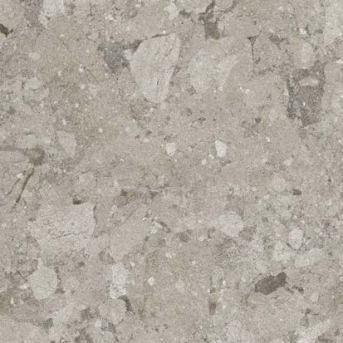
#> input picture webapp/blender/client_src/sassiepietre_grigio.jpg, 343 x 343 px
$ python gen_client_textures.py
#> lines starting #> are read from the running program, lines starting #| are printed output that depends on the picture
"""gen_client_textures.py — Coffee Berry finish textures from the client's own references
(clientsDocs/7. Photo references + CB Leo ΥΛΙΚΑ schedule). Writes public/textures/<name>/{color,normal,rough}.jpg + meta.json
at true tile size, with rectified grout joints.  python3 blender/gen_client_textures.py"""
import json, os
from PIL import Image, ImageDraw, ImageEnhance, ImageFilter, ImageOps

HERE = os.path.dirname(os.path.abspath(__file__))
SRC = os.path.join(HERE, "client_src")
OUT = os.path.join(HERE, "..", "public", "textures")
N = 1024


def crop(img, box_frac):
    w, h = img.size
    x0, y0, x1, y1 = box_frac
    return img.crop((int(x0 * w), int(y0 * h), int(x1 * w), int(y1 * h)))


def tiled(src, field_m, tile_wh_m, grout="#8d8a84", grout_px=2, jitter=True):
    """Fill a square field_m×field_m texture with tiles of size tile_wh_m, each a different crop of src."""
#> called with field_m = 1.81, tile_wh_m = (0.906, 0.906), grout = '#77746e', grout_px = 2, jitter = True
    img = Image.open(src).convert("RGB")
#> img is the input picture: PIL image 343x343 RGB; mean R, G, B 175.9, 168.1, 158.5
    out = Image.new("RGB", (N, N))
#> out: PIL image 1024x1024 RGB; every value is 0
    px = N / field_m
    tw, th = tile_wh_m
    nx, ny = round(field_m / tw), round(field_m / th)
    k = 0
    for j in range(ny):
        for i in range(nx):
            fw, fh = min(1.0, tw / max(tw, th)), min(1.0, th / max(tw, th))
            ox, oy = ((k * 0.37) % (1 - fw * 0.6)) * 0.5, ((k * 0.61) % (1 - fh * 0.6)) * 0.5
            c = crop(img, (ox, oy, min(1, ox + fw * 0.6 + 0.4), min(1, oy + fh * 0.6 + 0.4)))
            if jitter and k % 2:
                c = ImageOps.mirror(c)
            c = c.resize((int(round(tw * px)), int(round(th * px))), Image.LANCZOS)
            c = ImageEnhance.Brightness(c).enhance(1.0 + ((k * 7) % 5 - 2) * 0.012)
            out.paste(c, (int(round(i * tw * px)), int(round(j * th * px))))
            k += 1
#> this loop made 2 passes
#> after the loop, k = 4
    d = ImageDraw.Draw(out)
    for i in range(nx + 1):
        x = int(round(i * tw * px)) % N
        d.rectangle([x - grout_px // 2, 0, x + grout_px - grout_px // 2 - 1, N], fill=grout)
    for j in range(ny + 1):
        y = int(round(j * th * px)) % N
        d.rectangle([0, y - grout_px // 2, N, y + grout_px - grout_px // 2 - 1], fill=grout)
    return out


def single(src, box=(0, 0, 1, 1)):
    return crop(Image.open(src).convert("RGB"), box).resize((N, N), Image.LANCZOS)


def write(name, color, size_m, rough_base=0.75, rough_var=0.25, bump=1.5, src_id=""):
#> called with name = 'cb_sassiepietre', size_m = 1.81, rough_base = 0.7, rough_var = 0.2, bump = 1.5
    d = os.path.join(OUT, name)
    os.makedirs(d, exist_ok=True)
    color.save(os.path.join(d, "color.jpg"), quality=90)
    g = ImageOps.grayscale(color)
    lo, hi = g.getextrema()
#> lo = 64; hi = 241
    r = g.point(lambda v: int(255 * min(1, max(0, rough_base + rough_var * ((v - lo) / max(1, hi - lo) - 0.5)))))
    r.save(os.path.join(d, "rough.jpg"), quality=90)
    # normal from luminance gradient (subtle stone relief, sunk grout)
    h = g.filter(ImageFilter.GaussianBlur(1.2))
    W, H = h.size
#> W = 1024; H = 1024
    p = h.load()
    nimg = Image.new("RGB", (W, H))
    q = nimg.load()
    for y in range(H):
        for x in range(W):
            dx = (p[(x + 1) % W, y] - p[(x - 1) % W, y]) / 255 * bump
            dy = (p[x, (y + 1) % H] - p[x, (y - 1) % H]) / 255 * bump
            nx_, ny_, nz = -dx, dy, 1.0
            l = (nx_ * nx_ + ny_ * ny_ + nz * nz) ** 0.5
            q[x, y] = (int((nx_ / l * 0.5 + 0.5) * 255), int((ny_ / l * 0.5 + 0.5) * 255), int((nz / l * 0.5 + 0.5) * 255))
    nimg.save(os.path.join(d, "normal.jpg"), quality=90)
    json.dump({"id": src_id, "license": "client reference", "size_m": [size_m, size_m]}, open(os.path.join(d, "meta.json"), "w"))
    print("wrote", name)


# Bar: COEM Sassiepietre Grigio 90.6×90.6 rectified
write("cb_sassiepietre", tiled(os.path.join(SRC, "sassiepietre_grigio.jpg"), 1.812, (0.906, 0.906), grout="#77746e"), 1.812, 0.7, 0.2, src_id="client:COEM Sassiepietre Grigio 90.6x90.6")
# Main floor + WC floor/walls: Soulant gris mat 60×120
write("cb_soulant", tiled(os.path.join(SRC, "soulant_gris.jpg"), 2.4, (0.6, 1.2), grout="#6f716e"), 2.4, 0.72, 0.15, bump=1.0, src_id="client:Soulant gris mat 60x120")
#> call 2 of tiled, with field_m = 2.4, tile_wh_m = (0.6, 1.2), grout = '#6f716e', grout_px = 2, jitter = True
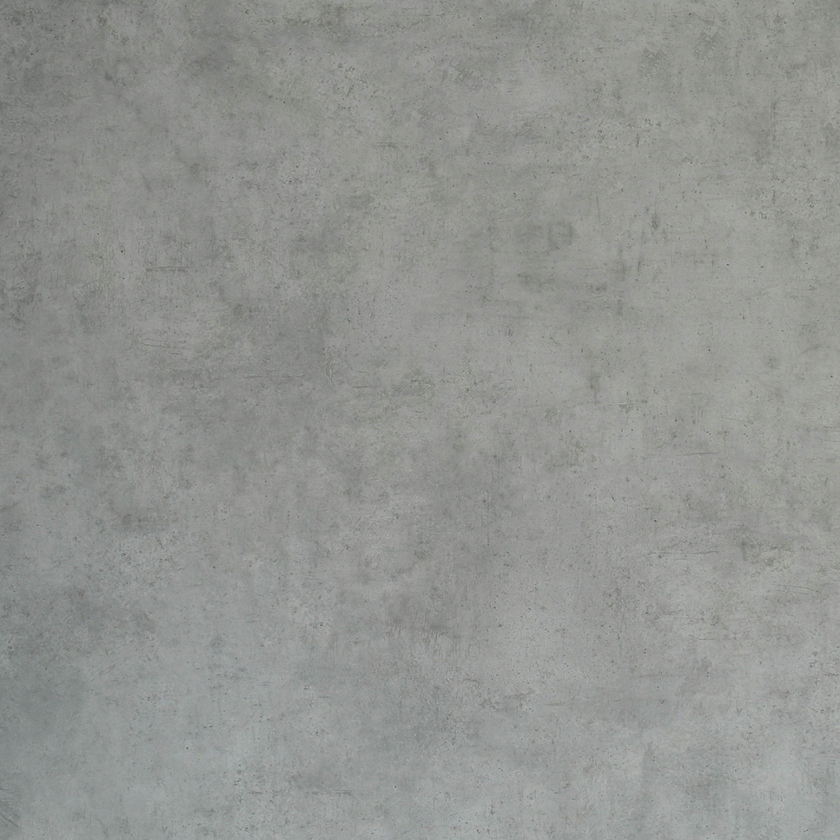
#> input picture webapp/blender/client_src/soulant_gris.jpg, 1680 x 1680 px (shown at 1/2 size)
#> in tiled, img is the input picture: PIL image 1680x1680 RGB; mean R, G, B 146.4, 148.1, 145
#> the loop in tiled (call 2), `for j in range(ny):` made 2 passes
#> after the loop in tiled (call 2), `for j in range(ny):`: k = 8
# Prep room (Lab): Ariman grey mat R10 30×60 — darker, finer
ar = ImageEnhance.Brightness(Image.open(os.path.join(SRC, "soulant_gris.jpg")).convert("RGB")).enhance(0.82)
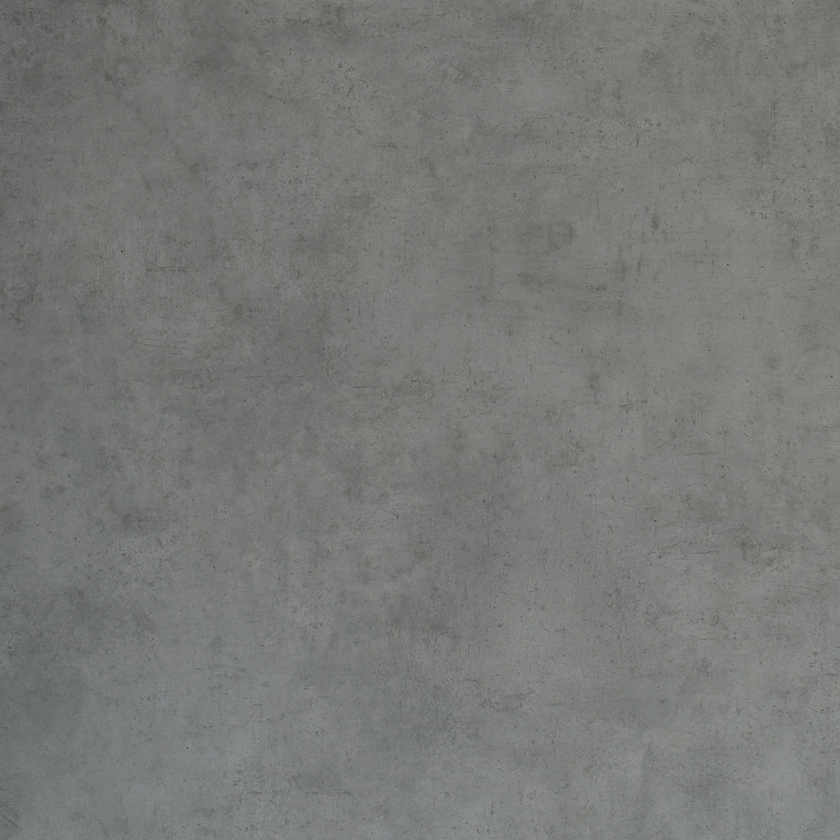
#> ar: PIL image 1680x1680 RGB (shown at 1/2 size); mean R, G, B 119.5, 121, 118.4
ar.save(os.path.join(SRC, "_ariman_tmp.jpg"))
write("cb_ariman", tiled(os.path.join(SRC, "_ariman_tmp.jpg"), 1.2, (0.3, 0.6), grout="#5d5e5b"), 1.2, 0.85, 0.1, bump=1.0, src_id="client:Ariman grey mat R10 30x60")
#> call 3 of tiled, with field_m = 1.2, tile_wh_m = (0.3, 0.6), grout = '#5d5e5b', grout_px = 2, jitter = True
#> the loop in tiled (call 3), `for j in range(ny):` made 2 passes
#> after the loop in tiled (call 3), `for j in range(ny):`:
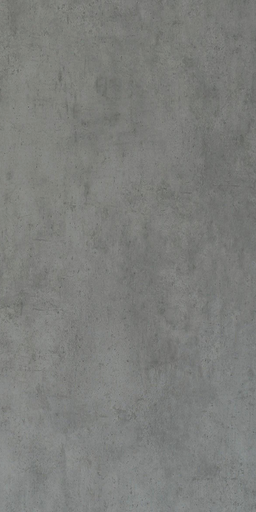
#> c: PIL image 256x512 RGB; mean R, G, B 124.6, 125.9, 123
os.remove(os.path.join(SRC, "_ariman_tmp.jpg"))
# Table tops: HPL Milazza matt (terrazzo-look)
write("cb_milazza", single(os.path.join(SRC, "milazza.jpg"), (0, 0.1, 1, 0.1 + 768 / 1229)), 0.6, 0.6, 0.15, src_id="client:HPL Millaza matt")
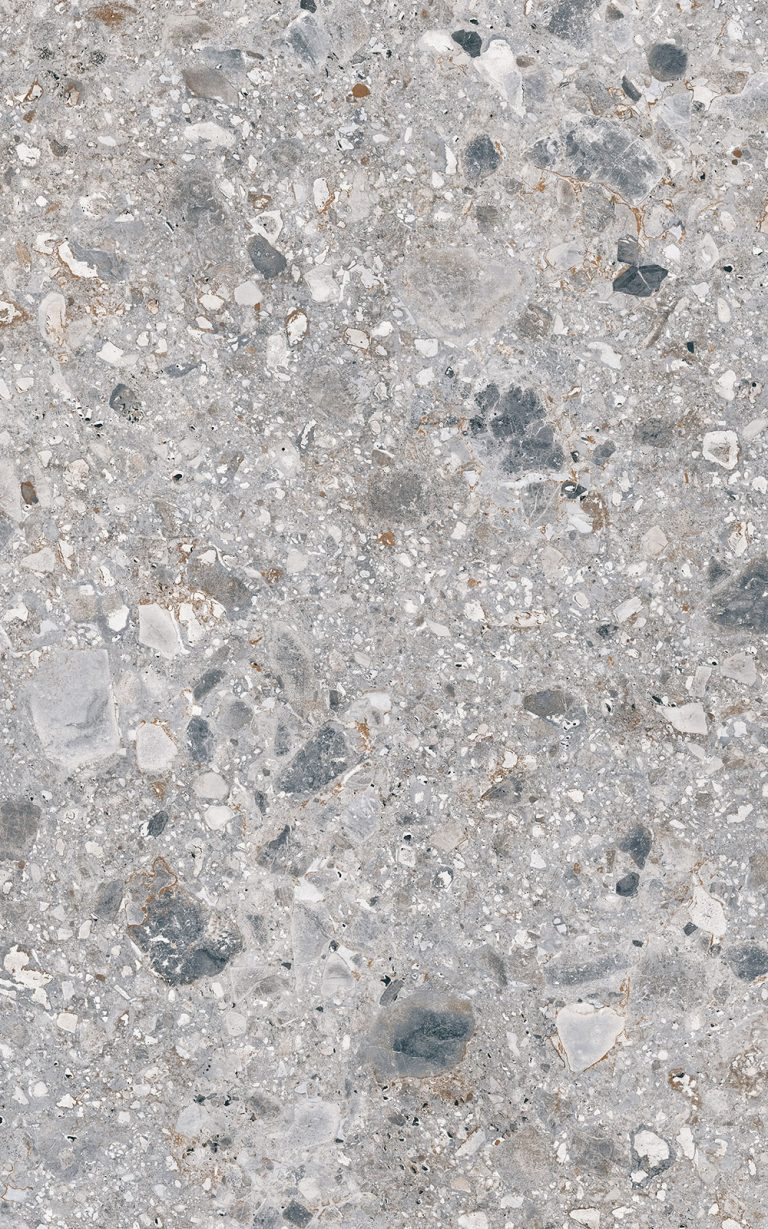
#> input picture webapp/blender/client_src/milazza.jpg, 768 x 1229 px
#> in crop (call 21), `w, h = img.size`: w = 768; h = 1229
#> in crop (call 21), `return img.crop((int(x0 * w), int(y0 * h), int(x1 * w), int(y1 * h)))`:
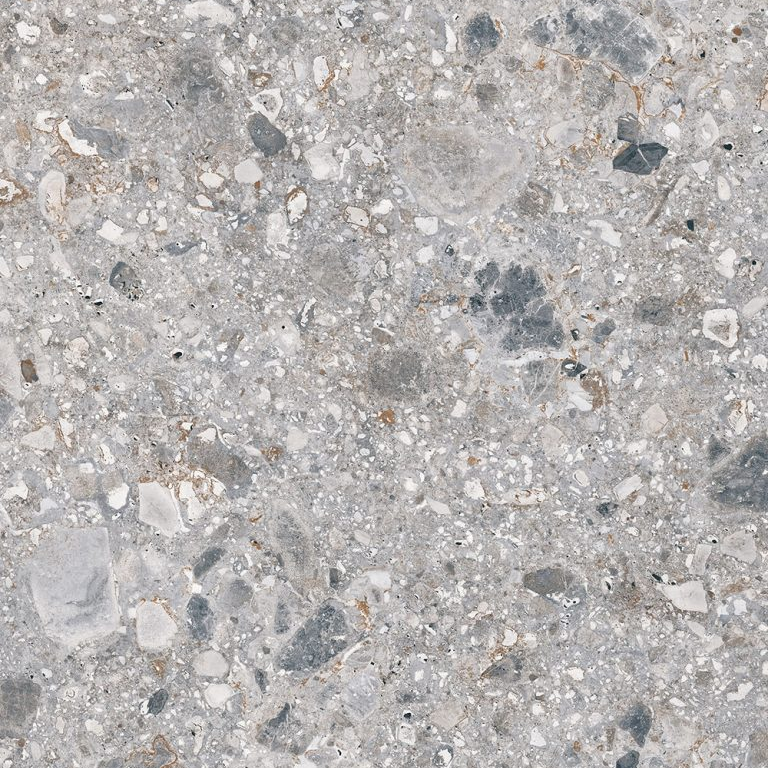
#> returned value: PIL image 768x768 RGB; mean R, G, B 183, 179.5, 178.4

# Bar kick plinth (μπάζα πάγκου, recessed): COEM Sassiepietre Grigio SCURO 90.6×90.6 — swatch from the COEM catalogue p.A-11
write("cb_sassiepietre_scuro", tiled(os.path.join(SRC, "sassiepietre_grigio_scuro.jpg"), 1.812, (0.906, 0.906), grout="#4a4743"), 1.812, 0.7, 0.2, src_id="client:COEM Sassiepietre Grigio Scuro 90.6x90.6")
#> call 4 of tiled, with field_m = 1.81, tile_wh_m = (0.906, 0.906), grout = '#4a4743', grout_px = 2, jitter = True
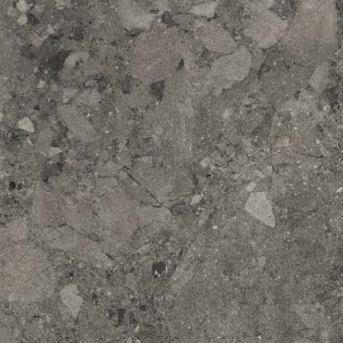
#> input picture webapp/blender/client_src/sassiepietre_grigio_scuro.jpg, 343 x 343 px
#> in tiled, img is the input picture: PIL image 343x343 RGB; mean R, G, B 115.4, 110.8, 102.4
#> the loop in tiled (call 4), `for j in range(ny):` made 2 passes
#> after the loop in tiled (call 4), `for j in range(ny):`:
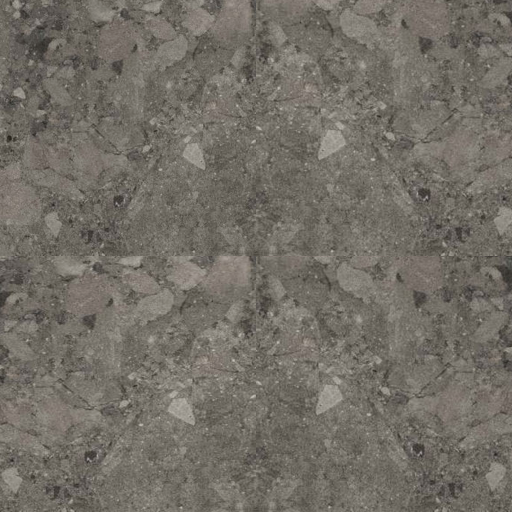
#> out: PIL image 1024x1024 RGB (shown at 1/2 size); mean R, G, B 114.8, 110.3, 101.8
#> after the loop in tiled (call 4), `for j in range(ny):`: k = 4
